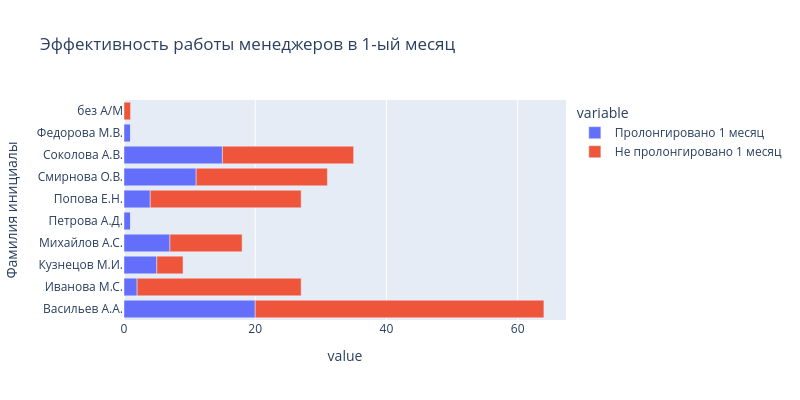

Notebook code cell kept with this figure:
### Code cell
# на многоуровневых столбчатых диаграммах проследим, как менеджеры справлялись с пролонгацией в зависимости от количества проектов, 
# и для этого сделаем временные столбцы "Пролонгировано 1 месяц" и "Не пролонгировано 1 месяц"
managers_for_year['Пролонгировано 1 месяц'] = managers_for_year['пролонгировано в 1-ый месяц']
# причём столбец "Не пролонгировано 1 месяц" найдём как разницу между тем, сколько проектов было к пролонгации минус сколько проектов пролонгировано
managers_for_year['Не пролонгировано 1 месяц'] = managers_for_year['к пролонгации в 1-ый месяц'] - managers_for_year['пролонгировано в 1-ый месяц']
# кроме того, для лаконичности графиков сделаем столбец с фамилией и инициалами менеджеров
managers_for_year['Фамилия инициалы'] = managers_for_year['Менеджер'].apply(name_transform)

# теперь постоим график для 1-ых месяцев
fig = px.bar(
    data_frame = managers_for_year,
    x = ['Пролонгировано 1 месяц', 'Не пролонгировано 1 месяц'],
    y = 'Фамилия инициалы',
    height = 400,
    width = 800,
    title = 'Эффективность работы менеджеров в 1-ый месяц'
)
fig.show()
# после вывода графика на экран автоматически сохраним его в репозитории
fig.write_image('Эффективность работы менеджеров в 1-ый месяц.jpeg')

# и удалим временные столбцы
managers_for_year = managers_for_year.drop(['Пролонгировано 1 месяц', 'Не пролонгировано 1 месяц', 'Фамилия инициалы'], axis=1)

### Figure 1 — Plotly figure (JSON) as saved in the notebook; plotly's stock layout.template omitted (floating-point values rounded to 4 significant figures)
{"data": [{"hovertemplate": "variable=Пролонгировано 1 месяц<br>value=%{x}<br>Фамилия инициалы=%{y}<extra></extra>", "legendgroup": "Пролонгировано 1 месяц", "marker": {"color": "#636efa", "pattern": {"shape": ""}}, "name": "Пролонгировано 1 месяц", "orientation": "h", "showlegend": true, "textposition": "auto", "type": "bar", "x": [20, 2, 5, 7, 1, 4, 11, 15, 1, 0], "xaxis": "x", "y": ["Васильев А.А.", "Иванова М.С.", "Кузнецов М.И.", "Михайлов А.С.", "Петрова А.Д.", "Попова Е.Н.", "Смирнова О.В.", "Соколова А.В.", "Федорова М.В.", "без А/М"], "yaxis": "y"}, {"hovertemplate": "variable=Не пролонгировано 1 месяц<br>value=%{x}<br>Фамилия инициалы=%{y}<extra></extra>", "legendgroup": "Не пролонгировано 1 месяц", "marker": {"color": "#EF553B", "pattern": {"shape": ""}}, "name": "Не пролонгировано 1 месяц", "orientation": "h", "showlegend": true, "textposition": "auto", "type": "bar", "x": [44, 25, 4, 11, 0, 23, 20, 20, 0, 1], "xaxis": "x", "y": ["Васильев А.А.", "Иванова М.С.", "Кузнецов М.И.", "Михайлов А.С.", "Петрова А.Д.", "Попова Е.Н.", "Смирнова О.В.", "Соколова А.В.", "Федорова М.В.", "без А/М"], "yaxis": "y"}], "layout": {"barmode": "relative", "height": 400, "legend": {"title": {"text": "variable"}, "tracegroupgap": 0}, "title": {"text": "Эффективность работы менеджеров в 1-ый месяц"}, "width": 800, "xaxis": {"anchor": "y", "domain": [0, 1], "title": {"text": "value"}}, "yaxis": {"anchor": "x", "domain": [0, 1], "title": {"text": "Фамилия инициалы"}}}}
